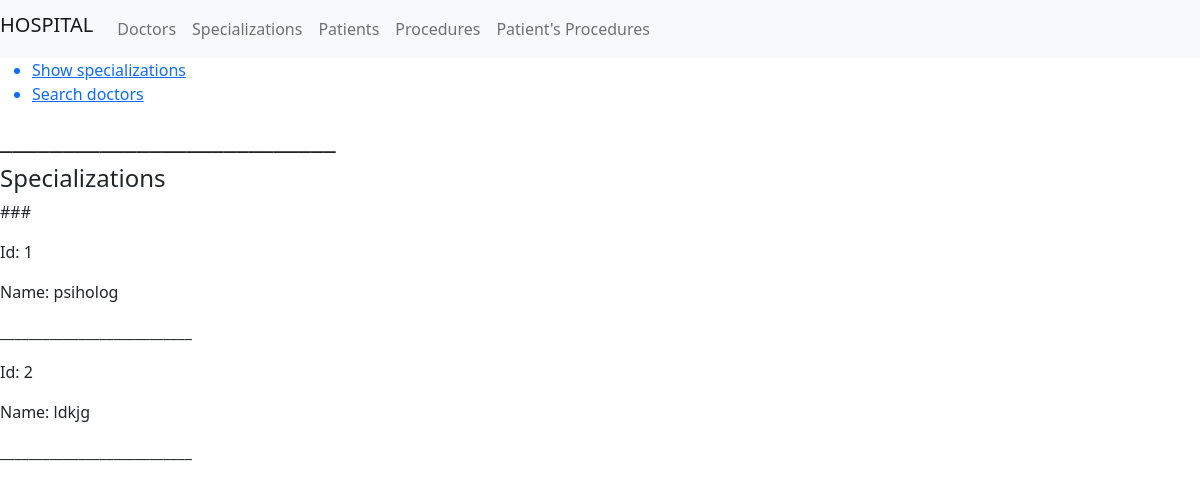
Screenshot of /read_specialization/ with the database file from the repository.
### main/models.py (models this page shows, shortened)
class Specializations(models.Model):
    name = models.CharField(("Specialization"), max_length=100)
    class Meta:
        verbose_name = 'Specialization'
        verbose_name_plural = 'Specializations'

### main/views.py (the view)
# urls.py: path('read_specialization/', views.read_specialization, name='read_specialization/'),
def read_specialization(request):
    main = Specializations.objects.all()
    return render(request,'main/read_specialization.html', {'main' : main})

### main/templates/main/read_specialization.html (shortened to what this page needs)
{% extends "main/index.html" %}
{% block content%}
    <div>
      <h4>Specializations</h4>
      <p> ###</p>
      {% for el in main %}
        <div>
          <p> Id: {{el.id }}</p>
          <p> Name: {{el.name }}</p>
          <p> ___________________________</p>
        </div>
      {% endfor %}
    </div>
{% endblock%}

### rows the page displays
Specializations: id "1", name "psiholog"
Specializations: id "2", name "ldkjg"
